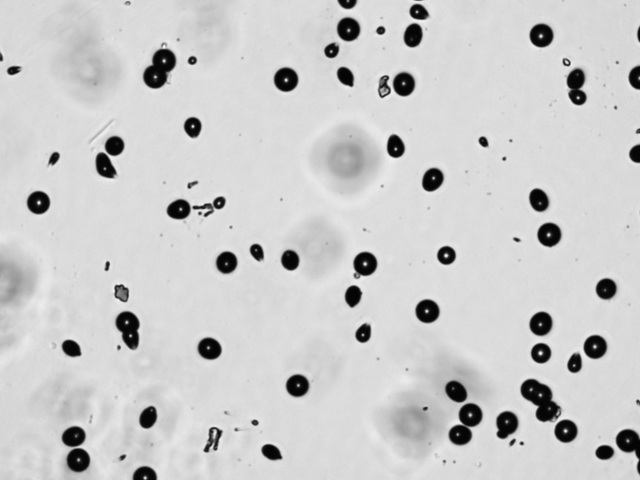
#> input picture images/1.bmp, 1280 x 960 px (shown at 1/2 size); its folder holds only this picture in this run
$ jupyter execute hough_tracks_deep_analysis.ipynb
#> lines starting #> are read from the running program, lines starting #| are printed output that depends on the picture; after the words box and inside, x2 and y2 are one past the last pixel; in counts of white or black regions, pixels touching at a corner belong together
# Hough-Only Track Analysis (Deep Extraction)

This notebook keeps only the Hough circle workflow and uses the **same core parameters** as `blob_detection_analysis.ipynb`:

- Contrast rescale percentiles: **2 to 98**
- Canny edge `sigma`: **2**
- Radius search range: **5 to 49 px** (`np.arange(5, 50, 1)`)
- `hough_circle_peaks(..., total_num_peaks=500)`

It then extracts extensive per-track information (geometry, intensity, contrast/background, edge support, overlap, neighborhood metrics), plus per-image and global summaries.

[cell 1]
import glob
import os
import numpy as np
import pandas as pd
import matplotlib.pyplot as plt
from matplotlib.patches import Circle

from skimage.io import imread
from skimage import exposure
from skimage.feature import canny
from skimage.transform import hough_circle, hough_circle_peaks
from skimage.filters import sobel

pd.set_option('display.max_columns', 200)
pd.set_option('display.width', 220)

[cell 2]
# Resolve image folder (workspace-relative first, then original absolute path fallback)
candidate_paths = [
    os.path.join(os.getcwd(), 'images'),
    r'C:\Users\Sahar\Desktop\Tecnorad internship\images'
]

image_path = None
for p in candidate_paths:
    if os.path.isdir(p):
        image_path = p
        break

if image_path is None:
    raise FileNotFoundError('Could not find images directory. Checked: ' + str(candidate_paths))

image_files = sorted(glob.glob(os.path.join(image_path, '*.bmp')))
if not image_files:
    raise FileNotFoundError(f'No .bmp files found in {image_path}')

print(f'Image directory: {image_path}')
print(f'Found {len(image_files)} images')
print('First files:', [os.path.basename(f) for f in image_files[:5]])

[cell 3]
# Baseline (original notebook) settings
ORIG_MIN_RADIUS = 5
ORIG_MAX_RADIUS = 50
ORIG_CANNY_SIGMA = 2
ORIG_TOTAL_NUM_PEAKS = 500

# Tuned settings (to reduce saturation/duplicates while keeping the same Hough approach)
MIN_RADIUS = 6
MAX_RADIUS = 30
CANNY_SIGMA = 2
TOTAL_NUM_PEAKS = 350
MIN_CENTER_DISTANCE = 8
ACCUM_KEEP_PERCENTILE = 70
RESCALE_PCTS = (2, 98)
ANNULUS_INNER_SCALE = 1.2
ANNULUS_OUTER_SCALE = 1.6
BOUNDARY_HALF_WIDTH = 1.5

def detect_circles_hough_same_params(image, min_radius=MIN_RADIUS, max_radius=MAX_RADIUS):
    """Hough circle detection with the exact core parameters used in blob_detection_analysis.ipynb"""
    p2, p98 = np.percentile(image, RESCALE_PCTS)
    img_rescaled = exposure.rescale_intensity(image, in_range=(p2, p98))

    edges = canny(img_rescaled, sigma=CANNY_SIGMA)

    hough_radii = np.arange(min_radius, max_radius, 1)
    hough_res = hough_circle(edges, hough_radii)

    accums, cx, cy, radii = hough_circle_peaks(
        hough_res,
        hough_radii,
        total_num_peaks=TOTAL_NUM_PEAKS,
        min_xdistance=MIN_CENTER_DISTANCE,
        min_ydistance=MIN_CENTER_DISTANCE
    )

    if len(accums):
        keep_thr = np.percentile(accums, ACCUM_KEEP_PERCENTILE)
        keep = accums >= keep_thr
        accums, cx, cy, radii = accums[keep], cx[keep], cy[keep], radii[keep]

    circles = np.column_stack([cy, cx, radii]) if len(radii) else np.empty((0, 3))
    return circles, accums, edges, img_rescaled

[cell 4]
def compute_track_metrics(image, img_rescaled, edges, circles, accums, image_name):
    h, w = image.shape
    grad_mag = sobel(img_rescaled)

    rows = []

    for i, ((y, x, r), accum) in enumerate(zip(circles, accums), start=1):
        yy, xx = np.ogrid[:h, :w]
        dist = np.sqrt((yy - y) ** 2 + (xx - x) ** 2)

        inner_mask = dist <= r
        annulus_mask = (dist > (ANNULUS_INNER_SCALE * r)) & (dist <= (ANNULUS_OUTER_SCALE * r))
        boundary_mask = np.abs(dist - r) <= BOUNDARY_HALF_WIDTH

        inner_vals = image[inner_mask]
        annulus_vals = image[annulus_mask] if np.any(annulus_mask) else np.array([])

        mean_in = float(np.mean(inner_vals)) if inner_vals.size else np.nan
        std_in = float(np.std(inner_vals)) if inner_vals.size else np.nan
        median_in = float(np.median(inner_vals)) if inner_vals.size else np.nan
        min_in = float(np.min(inner_vals)) if inner_vals.size else np.nan
        max_in = float(np.max(inner_vals)) if inner_vals.size else np.nan
        sum_in = float(np.sum(inner_vals)) if inner_vals.size else np.nan

        mean_bg = float(np.mean(annulus_vals)) if annulus_vals.size else np.nan
        std_bg = float(np.std(annulus_vals)) if annulus_vals.size else np.nan

        local_contrast = mean_in - mean_bg if (not np.isnan(mean_in) and not np.isnan(mean_bg)) else np.nan
        snr_local = ((mean_in - mean_bg) / (std_bg + 1e-12)) if (not np.isnan(mean_bg) and not np.isnan(std_bg)) else np.nan

        edge_support = float(np.mean(edges[boundary_mask])) if np.any(boundary_mask) else np.nan
        grad_boundary_mean = float(np.mean(grad_mag[boundary_mask])) if np.any(boundary_mask) else np.nan

        area_px = float(np.pi * r ** 2)
        perimeter_px = float(2 * np.pi * r)
        diameter_px = float(2 * r)

        x_min = float(max(0, x - r))
        x_max = float(min(w - 1, x + r))
        y_min = float(max(0, y - r))
        y_max = float(min(h - 1, y + r))

        touches_border = bool((x - r) < 0 or (x + r) >= w or (y - r) < 0 or (y + r) >= h)

        rows.append({
            'image': image_name,
            'track_id': i,
            'center_y': float(y),
            'center_x': float(x),
            'center_y_norm': float(y / max(h - 1, 1)),
            'center_x_norm': float(x / max(w - 1, 1)),
            'radius_px': float(r),
            'diameter_px': diameter_px,
            'area_px2': area_px,
            'perimeter_px': perimeter_px,
            'accumulator_score': float(accum),
            'bbox_x_min': x_min,
            'bbox_x_max': x_max,
            'bbox_y_min': y_min,
            'bbox_y_max': y_max,
            'touches_border': touches_border,
            'mean_intensity_inside': mean_in,
            'std_intensity_inside': std_in,
            'median_intensity_inside': median_in,
            'min_intensity_inside': min_in,
            'max_intensity_inside': max_in,
            'integrated_intensity_inside': sum_in,
            'mean_intensity_annulus_bg': mean_bg,
            'std_intensity_annulus_bg': std_bg,
            'local_contrast_inside_minus_bg': local_contrast,
            'local_snr': snr_local,
            'edge_support_ratio': edge_support,
            'mean_gradient_on_boundary': grad_boundary_mean,
            'image_height': int(h),
            'image_width': int(w)
        })

    df = pd.DataFrame(rows)

    if not df.empty:
        coords = df[['center_y', 'center_x']].to_numpy()
        radii = df['radius_px'].to_numpy()

        dmat = np.sqrt(((coords[:, None, :] - coords[None, :, :]) ** 2).sum(axis=2))
        np.fill_diagonal(dmat, np.inf)

        nn_dist = np.min(dmat, axis=1)
        overlap_counts = []
        max_overlap_ratio = []

        for idx in range(len(df)):
            overlap_amount = (radii[idx] + radii) - dmat[idx]
            overlap_amount[idx] = -np.inf
            overlaps = overlap_amount > 0
            overlap_counts.append(int(np.sum(overlaps)))

            if np.any(overlaps):
                ratio = overlap_amount[overlaps] / (radii[idx] + radii[overlaps])
                max_overlap_ratio.append(float(np.max(ratio)))
            else:
                max_overlap_ratio.append(0.0)

        df['nearest_neighbor_distance_px'] = nn_dist
        df['overlap_count'] = overlap_counts
        df['max_overlap_ratio'] = max_overlap_ratio
        df['isolated_track'] = df['overlap_count'] == 0

    return df

[cell 5]
all_track_tables = []
per_image_summary = []
debug_views = {}

for img_path in image_files:
    image = imread(img_path, as_gray=True)
#> image is the input picture: shape (960, 1280); min 3, max 255, mean 202.7
    img_name = os.path.basename(img_path)

    circles, accums, edges, img_rescaled = detect_circles_hough_same_params(image)
#> in detect_circles_hough_same_params, `p2, p98 = np.percentile(image, RESCALE_PCTS)`: p2 = 8; p98 = 226
#> in detect_circles_hough_same_params, `img_rescaled = exposure.rescale_intensity(image, in_range=(p2, p98))`:
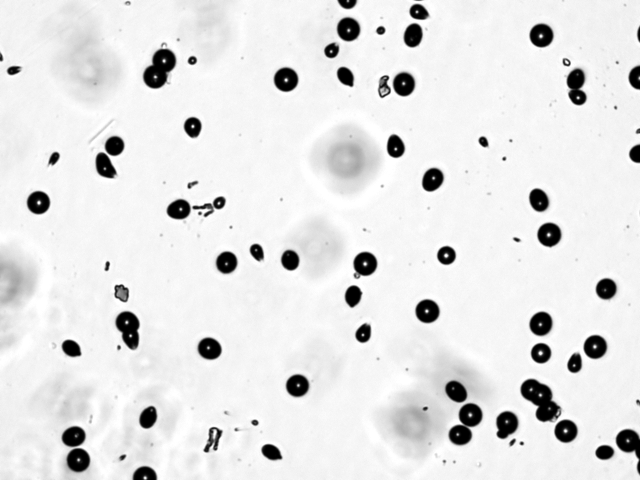
#> img_rescaled: shape (960, 1280) (shown at 1/2 size); min 0, max 255, mean 227.2
#> in detect_circles_hough_same_params, `edges = canny(img_rescaled, sigma=CANNY_SIGMA)`:
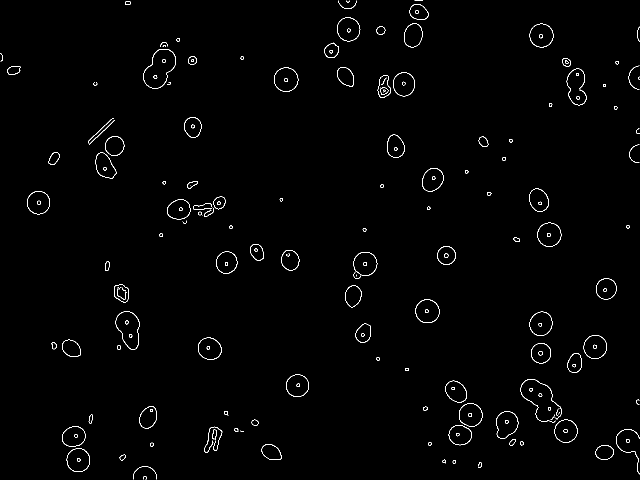
#> edges: shape (960, 1280) bool (shown at 1/2 size); 0.98% white in thin lines or dots
#> in detect_circles_hough_same_params, `accums, cx, cy, radii = hough_circle_peaks( hough_res, hough_radii, to..`: accums = 230 values, max 0.867 at index 0, min 0.137 at index 225, mean 0.37; cx = 230 values, max 1278 at index 101, min 23 at index 49, mean 670.6; cy = 230 values, max 958 at index 167, min 0 at index 119, mean 522.1; radii = 230 values, max 29 at index 174, min 6 at index 19, mean 16.84
#> in detect_circles_hough_same_params, `keep_thr = np.percentile(accums, ACCUM_KEEP_PERCENTILE)`: keep_thr = 0.438
#> in detect_circles_hough_same_params, `accums, cx, cy, radii = accums[keep], cx[keep], cy[keep], radii[keep]`: accums = 70 values, max 0.867 at index 0, min 0.438 at index 68, mean 0.562; cx = 70 values, max 1255 at index 16, min 23 at index 49, mean 668.6; cy = 70 values, max 920 at index 2, min 23 at index 22, mean 479; radii = 70 values, max 24 at index 1, min 6 at index 19, mean 15.61
#> in detect_circles_hough_same_params, `circles = np.column_stack([cy, cx, radii]) if len(radii) else np.empty..`: circles = 70 rows, first 8: [706, 1082, 20], [159, 572, 24], [920, 156, 23], [550, 714, 7], [405, 77, 23], [694, 1190, 23], [61, 761, 8], [292, 229, 19]
    track_df = compute_track_metrics(image, img_rescaled, edges, circles, accums, img_name)
#> in compute_track_metrics, `grad_mag = sobel(img_rescaled)`:
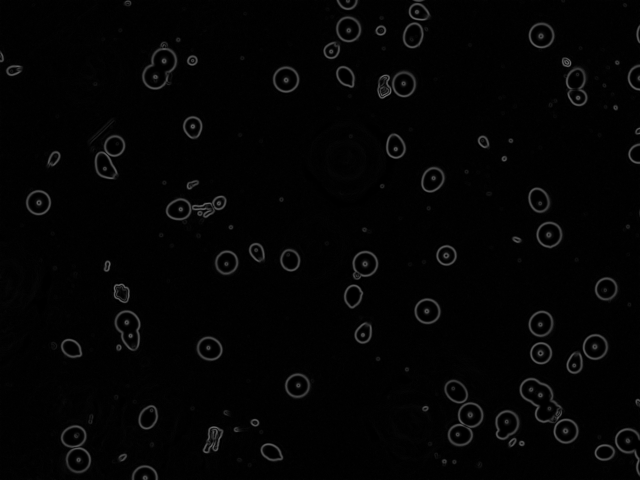
#> grad_mag: shape (960, 1280) float64 (shown at 1/2 size); min 0, max 0.465, mean 0.0169
#> the loop in compute_track_metrics, `for i, ((y, x, r), accum) in enumerate(zip(circles, accums), start=1):` made 70 passes
#> (y, x, r, accum, mean_in, std_in, median_in, min_in) on passes 1 to 4: (706, 1082, 20, 0.867, 36.24, 43.98, 15, 7), (159, 572, 24, 0.847, 24.22, 33.59, 9, 4), (920, 156, 23, 0.794, 20.42, 25.18, 10, 5), (550, 714, 7, 0.75, 108.3, 30.71, 111, 27)
#> pass 1, in compute_track_metrics, `dist = np.sqrt((yy - y) ** 2 + (xx - x) ** 2)`:
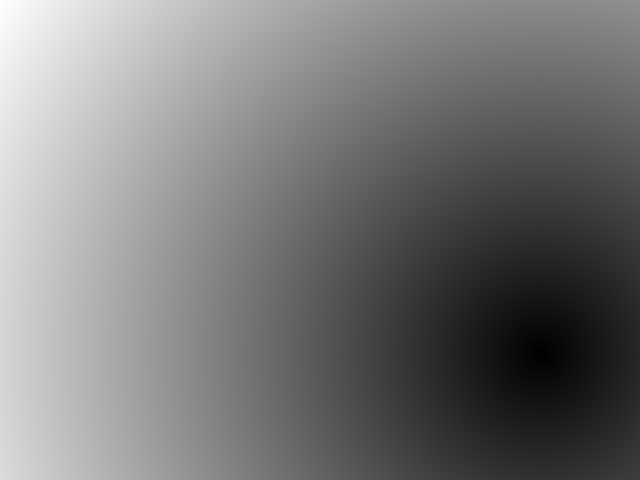
#> dist: shape (960, 1280) float64 (shown at 1/2 size); min 0, max 1292, mean 609.3; drawn with min black and max white
#> after the loop in compute_track_metrics, `for i, ((y, x, r), accum) in enumerate(zip(circles, accums), start=1):`:
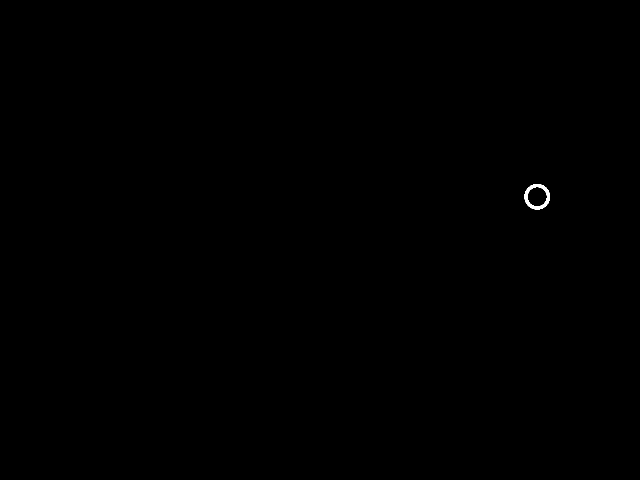
#> annulus_mask: shape (960, 1280) bool (shown at 1/2 size); 0.07% white; 1 white region, box (x1, y1, x2, y2) and area: (1049, 368, 1100, 419) 908
#> after the loop in compute_track_metrics, `for i, ((y, x, r), accum) in enumerate(zip(circles, accums), start=1):`:
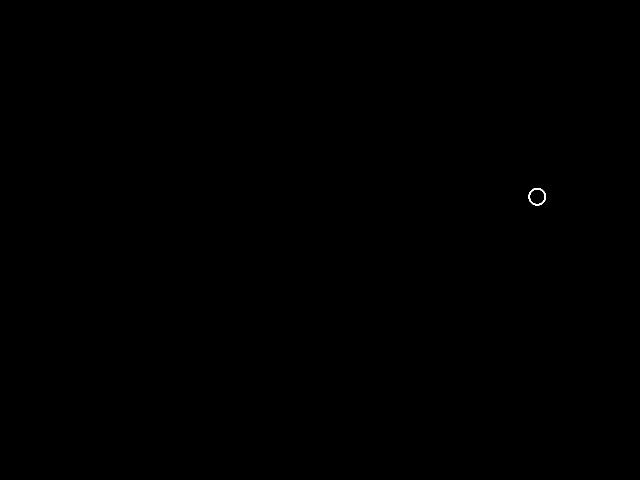
#> boundary_mask: shape (960, 1280) bool (shown at 1/2 size); 0.03% white; 1 white region, box (x1, y1, x2, y2) and area: (1057, 376, 1092, 411) 308
#> in compute_track_metrics, `dmat = np.sqrt(((coords[:, None, :] - coords[None, :, :]) ** 2).sum(ax..`:
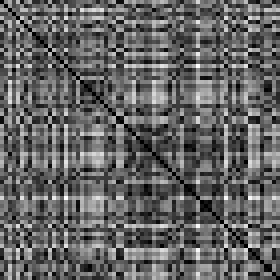
#> dmat: shape (70, 70) float64 (shown 4 times larger); min 0, max 1437.2, mean 565.1; drawn with min black and max white
#> the loop in compute_track_metrics, `for idx in range(len(df)):` made 70 passes

    all_track_tables.append(track_df)

    if not track_df.empty:
        summary = {
            'image': img_name,
            'count': int(len(track_df)),
            'min_radius_px': float(track_df['radius_px'].min()),
            'max_radius_px': float(track_df['radius_px'].max()),
            'mean_radius_px': float(track_df['radius_px'].mean()),
            'median_radius_px': float(track_df['radius_px'].median()),
            'std_radius_px': float(track_df['radius_px'].std(ddof=0)),
            'min_area_px2': float(track_df['area_px2'].min()),
            'max_area_px2': float(track_df['area_px2'].max()),
            'mean_area_px2': float(track_df['area_px2'].mean()),
            'mean_local_contrast': float(track_df['local_contrast_inside_minus_bg'].mean()),
            'mean_edge_support': float(track_df['edge_support_ratio'].mean()),
            'isolated_ratio': float(track_df['isolated_track'].mean()),
            'touches_border_ratio': float(track_df['touches_border'].mean())
        }
    else:
        summary = {
            'image': img_name,
            'count': 0,
            'min_radius_px': np.nan,
            'max_radius_px': np.nan,
            'mean_radius_px': np.nan,
            'median_radius_px': np.nan,
            'std_radius_px': np.nan,
            'min_area_px2': np.nan,
            'max_area_px2': np.nan,
            'mean_area_px2': np.nan,
            'mean_local_contrast': np.nan,
            'mean_edge_support': np.nan,
            'isolated_ratio': np.nan,
            'touches_border_ratio': np.nan
        }

    per_image_summary.append(summary)
    debug_views[img_name] = (image, circles)

tracks_df = pd.concat(all_track_tables, ignore_index=True) if all_track_tables else pd.DataFrame()
summary_df = pd.DataFrame(per_image_summary).sort_values('image').reset_index(drop=True)

print(f'Total detected tracks: {len(tracks_df):,}')
#| Total detected tracks: 70
print(f'Images analyzed: {len(summary_df)}')
#| Images analyzed: 1
summary_df.head(10)
#> Out = table of 1 rows and 14 columns

[cell 6]
print('Per-image summary (first 20):')
display(summary_df.head(20))

if not tracks_df.empty:
    print('Detailed tracks sample:')
    display(tracks_df.head(20))

    print('Top 20 largest tracks by area:')
    display(tracks_df.sort_values('area_px2', ascending=False).head(20))

    global_stats = {
        'total_tracks': int(len(tracks_df)),
        'global_min_radius_px': float(tracks_df['radius_px'].min()),
        'global_max_radius_px': float(tracks_df['radius_px'].max()),
        'global_mean_radius_px': float(tracks_df['radius_px'].mean()),
        'global_median_radius_px': float(tracks_df['radius_px'].median()),
        'global_min_area_px2': float(tracks_df['area_px2'].min()),
        'global_max_area_px2': float(tracks_df['area_px2'].max()),
        'global_mean_area_px2': float(tracks_df['area_px2'].mean()),
        'global_mean_contrast': float(tracks_df['local_contrast_inside_minus_bg'].mean()),
        'global_mean_edge_support': float(tracks_df['edge_support_ratio'].mean())
    }

    print('Global statistics:')
    for k, v in global_stats.items():
        print(f'  {k}: {v}')
#> this loop made 10 passes
#> (k, v) on passes 1 to 4: ('total_tracks', 70), ('global_min_radius_px', 6), ('global_max_radius_px', 24), ('global_mean_radius_px', 15.61)
#> (printed output is left out)

[cell 7]
if not tracks_df.empty:
    fig, axes = plt.subplots(2, 3, figsize=(18, 10))

    axes[0, 0].hist(tracks_df['radius_px'], bins=30, color='royalblue', alpha=0.8)
    axes[0, 0].set_title('Radius Distribution')
    axes[0, 0].set_xlabel('Radius (px)')

    axes[0, 1].hist(tracks_df['area_px2'], bins=30, color='darkorange', alpha=0.8)
    axes[0, 1].set_title('Area Distribution')
    axes[0, 1].set_xlabel('Area (px²)')

    axes[0, 2].hist(tracks_df['accumulator_score'], bins=30, color='seagreen', alpha=0.8)
    axes[0, 2].set_title('Hough Accumulator Scores')
    axes[0, 2].set_xlabel('Accumulator score')

    axes[1, 0].scatter(
        tracks_df['radius_px'],
        tracks_df['local_contrast_inside_minus_bg'],
        s=10, alpha=0.6, color='purple'
    )
    axes[1, 0].set_title('Radius vs Local Contrast')
    axes[1, 0].set_xlabel('Radius (px)')
    axes[1, 0].set_ylabel('Inside - BG intensity')

    axes[1, 1].hist(tracks_df['edge_support_ratio'].dropna(), bins=30, color='crimson', alpha=0.8)
    axes[1, 1].set_title('Edge Support Ratio')
    axes[1, 1].set_xlabel('Boundary edge ratio')

    axes[1, 2].hist(tracks_df['nearest_neighbor_distance_px'].dropna(), bins=30, color='teal', alpha=0.8)
    axes[1, 2].set_title('Nearest-Neighbor Distance')
    axes[1, 2].set_xlabel('Distance (px)')

    plt.tight_layout()
    plt.show()
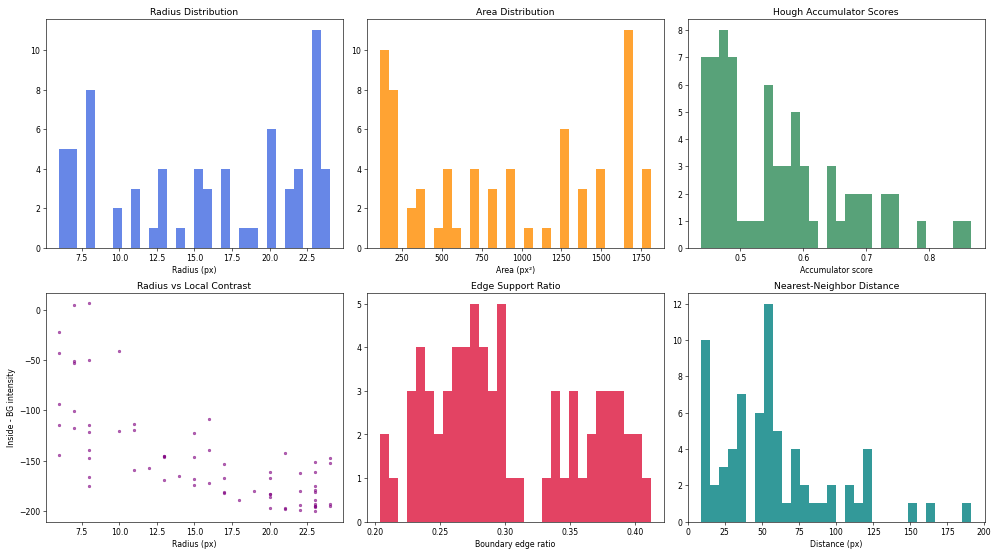
#> figure drawn by matplotlib, 6 panels; panel 1: tallest bar 11 high, from x = 22.8 to 23.4; panel 2: tallest bar 11 high, from x = 1639.9 to 1696.5; panel 3: tallest bar 8 high, from x = 0.466 to 0.48; panel 6: tallest bar 12 high, from x = 51.61 to 57.69

[cell 8]
# Visualize one image with Hough circles + IDs
sample_name = summary_df.sort_values('count', ascending=False)['image'].iloc[0]
sample_path = [p for p in image_files if os.path.basename(p) == sample_name][0]
sample_img = imread(sample_path, as_gray=True)
sample_tracks = tracks_df[tracks_df['image'] == sample_name].copy()

fig, ax = plt.subplots(figsize=(10, 8))
ax.imshow(sample_img, cmap='gray')
ax.set_title(f'Hough detections with IDs: {sample_name} (n={len(sample_tracks)})')

for _, row in sample_tracks.iterrows():
    c = Circle((row['center_x'], row['center_y']), row['radius_px'], color='yellow', fill=False, linewidth=1.2, alpha=0.75)
    ax.add_patch(c)
    ax.text(row['center_x'], row['center_y'], str(int(row['track_id'])), color='red', fontsize=7)
#> this loop made 70 passes

ax.axis('off')
plt.tight_layout()
plt.show()
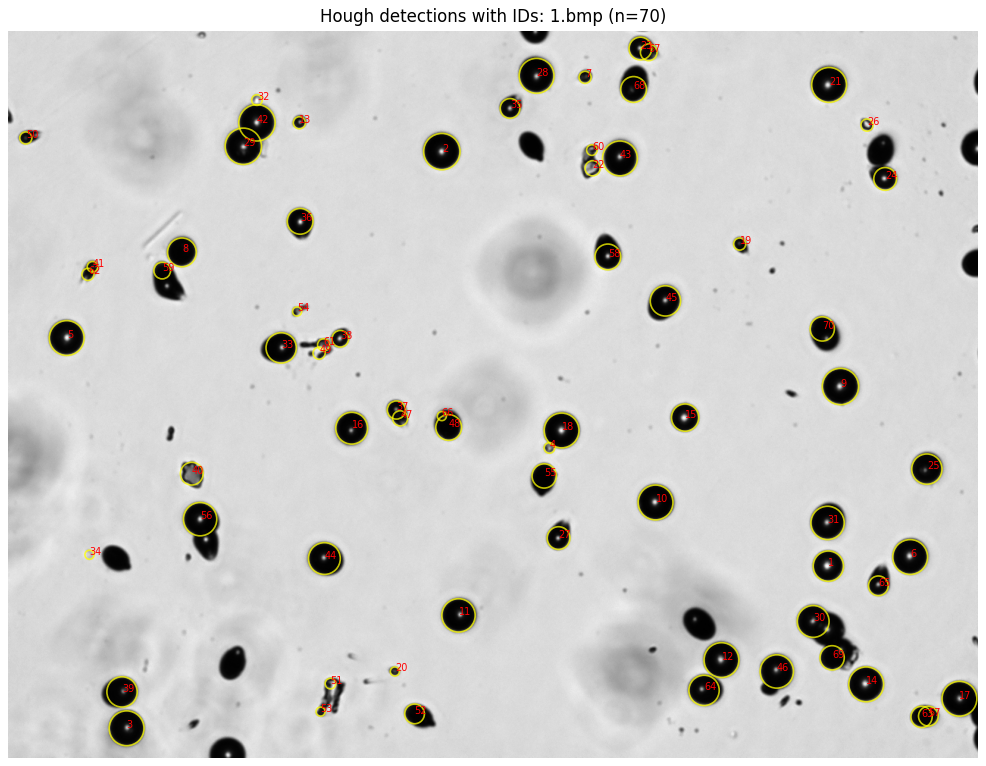
#> figure drawn by matplotlib, 1 panel
